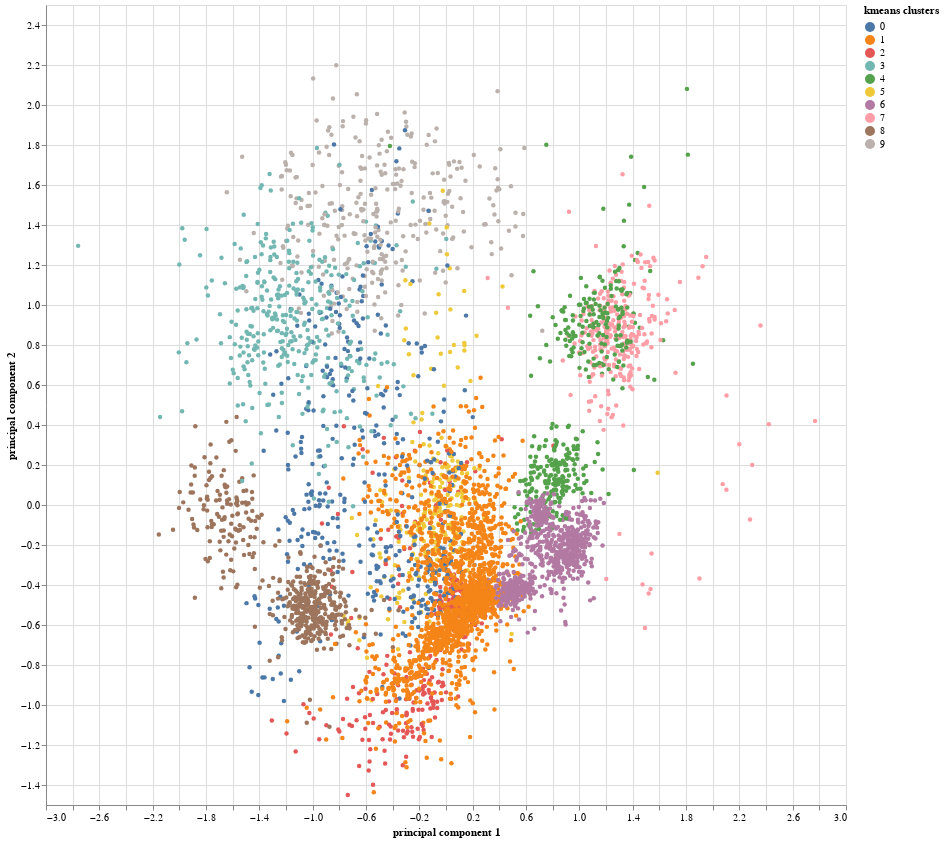

This figure's notebook cell:
### Markdown cell above
### 6.3.2 Ten K-means Cluster

### Code cell
source = kmeansdf_2
chart = alt.Chart(source).mark_circle(size=20, opacity = 1).encode(x='principal component 1:Q',y='principal component 2:Q',
                                                        color = 'kmeans clusters:N'
                                                        ).properties(
                                                        width=800,
                                                        height=800).interactive()
chart

### Figure 1 — Vega-Lite specification as saved in the notebook (floating-point values rounded to 4 significant figures; data arrays with more than 128 entries replaced by an {"elided": "..."} marker saying what was removed)
{"config": {"view": {"continuousWidth": 400, "continuousHeight": 300}}, "data": {"name": "data-735fb74beda3edb0f8c83b3e1abfd597"}, "mark": {"type": "circle", "opacity": 1, "size": 20}, "encoding": {"color": {"field": "kmeans clusters", "type": "nominal"}, "x": {"field": "principal component 1", "type": "quantitative"}, "y": {"field": "principal component 2", "type": "quantitative"}}, "height": 800, "selection": {"selector009": {"type": "interval", "bind": "scales", "encodings": ["x", "y"]}}, "width": 800, "$schema": "https://vega.github.io/schema/vega-lite/v4.17.0.json", "datasets": {"data-735fb74beda3edb0f8c83b3e1abfd597": {"elided": "5127 records"}}}
